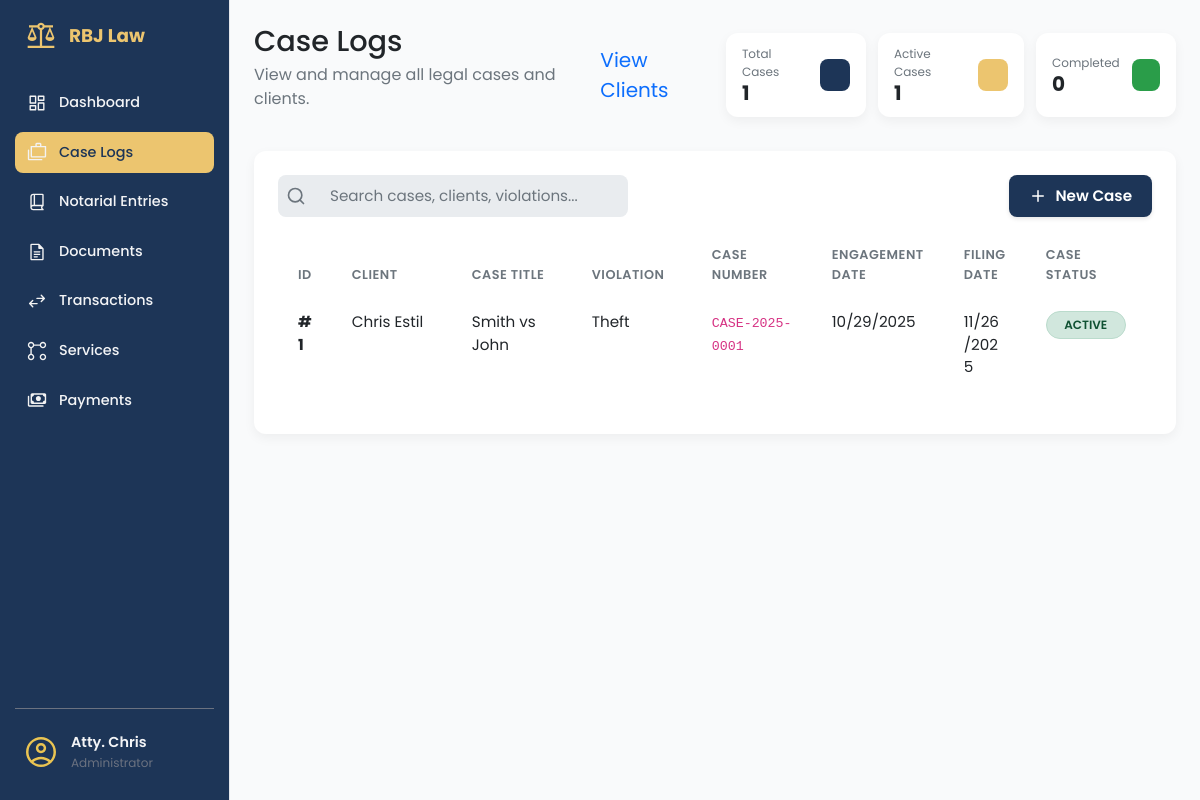
The app's page /cases/ (signed in) with its own data.
### app/models/case_mdl.py (models this page shows, shortened)
class Case(db.Model):
    __tablename__ = 'cases'
    id = db.Column(db.Integer, primary_key=True)
    case_number = db.Column(db.String(100), unique=True, nullable=False)
    title = db.Column(db.String(255), nullable=False)
    case_category = db.Column(db.String(50), default='individual', nullable=False)  # 'individual' or 'corporate'
    case_type = db.Column(db.String(100), nullable=False)
    violation = db.Column(db.String(255), nullable=True)
    status = db.Column(db.String(50), default='active', nullable=False)
    engagement_date = db.Column(db.Date, nullable=False)
    filing_date = db.Column(db.Date, nullable=True)
    client_id = db.Column(db.Integer, db.ForeignKey('clients.id'), nullable=False)
    assigned_attorney_id = db.Column(db.Integer, db.ForeignKey('users.id'), nullable=True)
    created_at = db.Column(db.DateTime, default=datetime.utcnow)
    updated_at = db.Column(db.DateTime, default=datetime.utcnow, onupdate=datetime.utcnow)
    client = db.relationship('Client', backref='cases', lazy=True)
    assigned_attorney = db.relationship('User', backref='assigned_cases', lazy=True)

### app/models/client_mdl.py (models this page shows, shortened)
class Client(db.Model):
    __tablename__ = 'clients'
    id = db.Column(db.Integer, primary_key=True)
    client_first_name = db.Column(db.String(100), nullable=False)
    client_last_name = db.Column(db.String(100), nullable=False)
    client_address = db.Column(db.String(255), nullable=False)
    client_email = db.Column(db.String(120), nullable=False, unique=True)
    client_phone = db.Column(db.String(50))
    client_role = db.Column(db.String(50))
    notes = db.Column(db.Text)
    is_active = db.Column(db.Boolean, default=True, nullable=False)
    deleted_at = db.Column(db.DateTime, nullable=True)
    transaction_items = db.relationship('TransactionItem', backref='client', lazy=True)
    @property
    def full_name(self):
        return f"{self.client_first_name} {self.client_last_name}"

### app/routes/case_routes.py (the view)
@case_bp.route('/')
@login_required
def list_cases():
    cases = CaseService.get_all_cases()
    return render_template('cases/list.html', cases=cases)

### app/services/case_service.py (called while the page is built)
    @staticmethod
    def get_all_cases():
        from app.models.case_mdl import Case
        return Case.query.order_by(Case.created_at.desc()).all()

### app/templates/cases/list.html (shortened to what this page needs)
{% extends "base.html" %}
{% block content %}
<main class="dashboard-content">
    <header class="dashboard-header">
        <div>
            <h1>Case Logs</h1>
            <p>View and manage all legal cases and clients.</p>
        </div>
        <div style="display: flex; gap: 12px;">
                    <a style="font-size: 20px; align-self: center; text-decoration: none;"
            href="{{ url_for('clients.clients_page') }}">View Clients</a>
        <div class="data-card data-card--sm">
            <div class="data-card__info">
                <span class="data-card__title">Total Cases</span>
                <span class="data-card__value">{{ cases|length }}</span>
            </div>
            <div class="data-card__icon data-card__icon--blue"></div>
        </div>
        <div class="data-card data-card--sm">
            <div class="data-card__info">
                <span class="data-card__title">Active Cases</span>
                <span class="data-card__value">
                    {{ cases|selectattr('status', 'equalto', 'active')|list|length }}
                </span>
            </div>
            <div class="data-card__icon data-card__icon--gold"></div>
        </div>
        <div class="data-card data-card--sm">
            <div class="data-card__info">
                <span class="data-card__title">Completed</span>
                <span class="data-card__value">
                    {{ cases|selectattr('status', 'equalto', 'completed')|list|length }}
                </span>
            </div>
            <div class="data-card__icon data-card__icon--green"></div>
        </div>
        </div>
    </header>
    <section class="dashboard-panels-bottom dashboard-panels-bottom--single">
        <div class="panel-card" style="width: 100%;">
            <div class="dashboard-actions"
                style="display: flex; justify-content: space-between; flex-shrink: 0; gap: 50px;">
                <div class="search-bar">
                    <svg class="search-bar__icon" xmlns="http://www.w3.org/2000/svg" width="20" height="20"
                        viewBox="0 0 24 24" fill="none" stroke="currentColor" stroke-width="2" stroke-linecap="round"
                        stroke-linejoin="round">
                        <circle cx="11" cy="11" r="8"></circle>
                        <line x1="21" y1="21" x2="16.65" y2="16.65"></line>
                    </svg>
                    <input class="search-bar__input" type="text" placeholder="Search cases, clients, violations...">
                </div>
                <a href="{{ url_for('case.create_case') }}" class="btn btn-primary">
                    <svg class="btn-icon-left" xmlns="http://www.w3.org/2000/svg" viewBox="0 0 24 24" fill="none"
                        stroke="currentColor" stroke-width="2" stroke-linecap="round" stroke-linejoin="round">
                        <line x1="12" y1="5" x2="12" y2="19"></line>
                        <line x1="5" y1="12" x2="19" y2="12"></line>
                    </svg>
                    New Case
                </a>
            </div>
            <div class="table-wrapper panel-card__body">
                <table class="table client-table">
                    <colgroup>
                        <col class="short">
                        <col class="medium">
                        <col class="medium">
                        <col class="medium">
                        <col class="medium">
                        <col class="medium">
                        <col class="numeric">
                        <col class="short">
                    </colgroup>
                    <thead>
                        <tr>
                            <th data-sort-key="id">ID</th>
                            <th data-sort-key="client">Client</th>
                            <th data-sort-key="case-title">Case Title</th>
                            <th data-sort-key="violation">Violation</th>
                            <th data-sort-key="case-number">Case Number</th>
                            <th data-sort-key="engagement-date">Engagement Date</th>
                            <th data-sort-key="filing-date">Filing Date</th>
                            <th data-sort-key="status">Case Status</th>
                            <th>Actions</th>
                        </tr>
                    </thead>
                    <tbody>
                        {% for case in cases %}
                        <tr>
                            <td><strong>#{{ case.id }}</strong></td>
                            <td>
                                {% if case.client %}
                                {{ case.client.full_name }}
                                {% else %}
                                <span class="text-muted">No Client</span>
                                {% endif %}
                            </td>
                            <td>{{ case.title }}</td>
                            <td>{{ case.violation or 'N/A' }}</td>
                            <td><code>{{ case.case_number }}</code></td>
                            <td>{{ case.engagement_date.strftime('%m/%d/%Y') }}</td>
                            <td>
                                {% if case.filing_date %}
                                {{ case.filing_date.strftime('%m/%d/%Y') }}
                                {% else %}
                                <span class="text-muted">Not filed</span>
                                {% endif %}
                            </td>
                            <td>
                                <span class="status-tag status-tag--{{ case.status }}">
                                    {{ case.status|title }}
                                </span>
                            </td>
                            <td>
                            </td>
                        </tr>
                        {% endfor %}
                    </tbody>
                </table>
            </div>
        </div>
    </section>
</main>
{% endblock %}

### app/static/css/main.css (style rules this page uses)
.status-tag { display: inline-block; padding: 4px 10px; border-radius: 20px; font-size: 0.75rem; font-weight: 600; text-transform: uppercase; }
.status-tag--active { background-color: #d1e7dd; color: #0f5132; border: 1px solid #badbcc; }

### app/static/css/components/sidebar.css (style rules this page uses)
:root { --sidebar-width: 230px; --color-royal-blue: #1D3557; --color-gold: #ecc56f; --color-text-dark: #374151; --color-text-gray: #6b7280; --color-bg-white: #ffffff; --color-hover-gray: #f3f4f6; }
body { min-height: 100vh; background-color: #f9fafb; margin: 0; }

### app/static/css/base/_variable.css (style rules this page uses)
:root { --color-bg-primary: #F4F4F4; --color-bg-secondary: #FFFFFF; --color-bg-search: #E9ECEF; --color-text-primary: #212529; --color-text-secondary: #6C757D; --color-text-white: #FFFFFF; --color-card-blue: #1D3557; --color-card-gold: #ecc56f; --color-card-green: #2A9D49; --shadow-light: 0 4px 12px rgba(0, 0, 0, 0.05); --border-radius-m: 12px; --border-radius-s: 8px; }

### app/static/css/components/_dashboard.css (style rules this page uses)
.dashboard-content { padding: 24px; }
.dashboard-header { display: flex; justify-content: space-between; align-items: center; margin-bottom: 24px; border-bottom: 1px solid var(--color-border-light); }
.dashboard-header h1 { margin: 0; font-size: 1.8rem; color: var(--color-text-primary); }
.dashboard-header p { margin-top: 4px; color: var(--color-text-secondary); }
.dashboard-panels-bottom { display: grid; grid-template-columns: 1fr 1fr; gap: 20px; margin-bottom: 24px; margin-top: 24px; }
.dashboard-panels-bottom--single { display: flex; }
.panel-card { background-color: var(--color-bg-secondary); padding: 24px; border-radius: var(--border-radius-m); box-shadow: var(--shadow-light); }
body { background-color: var(--color-bg-primary); font-family: -apple-system, BlinkMacSystemFont, "Segoe UI", Roboto, Helvetica, Arial, sans-serif; }

### app/static/css/components/_data-card.css (style rules this page uses)
.data-card { display: flex; justify-content: space-between; align-items: center; background-color: var(--color-bg-secondary); padding: 24px; border-radius: var(--border-radius-m); box-shadow: var(--shadow-light); }
.data-card__info { display: flex; flex-direction: column; }
.data-card__title { font-size: 0.9rem; color: var(--color-text-secondary); margin-bottom: 4px; }
.data-card__value { font-size: 2rem; font-weight: 700; color: var(--color-text-primary); }
.data-card__icon { width: 48px; height: 48px; border-radius: var(--border-radius-s); }
.data-card--sm { padding: 12px 16px; min-width: 140px; gap: 12px; }
.data-card--sm .data-card__title { font-size: 0.75rem; margin-bottom: 0; }
.data-card--sm .data-card__value { font-size: 1.25rem; line-height: 1.2; }
.data-card--sm .data-card__icon { width: 32px; height: 32px; }
.data-card__icon--blue { background-color: var(--color-card-blue); }
.data-card__icon--gold { background-color: var(--color-card-gold); }
.data-card__icon--green { background-color: var(--color-card-green); }

### app/static/css/components/_search-bar.css (style rules this page uses)
.search-bar { display: flex; align-items: center; background-color: var(--color-bg-search); border-radius: var(--border-radius-s); padding-inline: 8px; max-width: 500px; }
.search-bar__icon { color: var(--color-text-secondary); margin-right: 8px; flex-shrink: 0; }
.search-bar__input { width: 100%; border: none; outline: none; background-color: transparent; font-size: 1rem; color: var(--color-text-primary); }
.search-bar__input::placeholder { color: var(--color-text-secondary); }

### app/static/css/components/_status-tag.css (style rules this page uses)
.status-tag { font-size: 0.8rem; font-weight: 600; padding: 4px 10px; border-radius: 20px; text-align: center; flex-shrink: 0; min-width: 80px; }

### app/static/css/components/_button.css (style rules this page uses)
.btn { display: inline-flex; align-items: center; justify-content: center; padding: 10px 20px; border: none; border-radius: 8px; cursor: pointer; font-weight: 600; font-size: 0.95rem; transition: all 0.2s ease; text-decoration: none; box-shadow: 0 2px 4px rgba(0, 0, 0, 0.1); }
.btn-icon-left { margin-right: 8px; width: 18px; height: 18px; fill: none; stroke: currentColor; stroke-width: 2; }

### app/templates/cases/list.html (style rules this page uses)
.status-tag { display: inline-block; padding: 4px 10px; border-radius: 20px; font-size: 0.75rem; font-weight: 600; text-transform: uppercase; }
.status-tag--active { background-color: #d1e7dd; color: #0f5132; }

### records on screen
Case: id "1", client.full_name "Chris Estil", title "Smith vs John", violation "Theft", case_number "CASE-2025-0001", engagement_date "10/29/2025", filing_date "11/26/2025", status "ACTIVE"

### other values on screen
{{ cases|length }} "1"
{{ cases|selectattr('status', 'equalto', 'active')|list|length }} "1"
{{ cases|selectattr('status', 'equalto', 'completed')|list|length }} "0"
